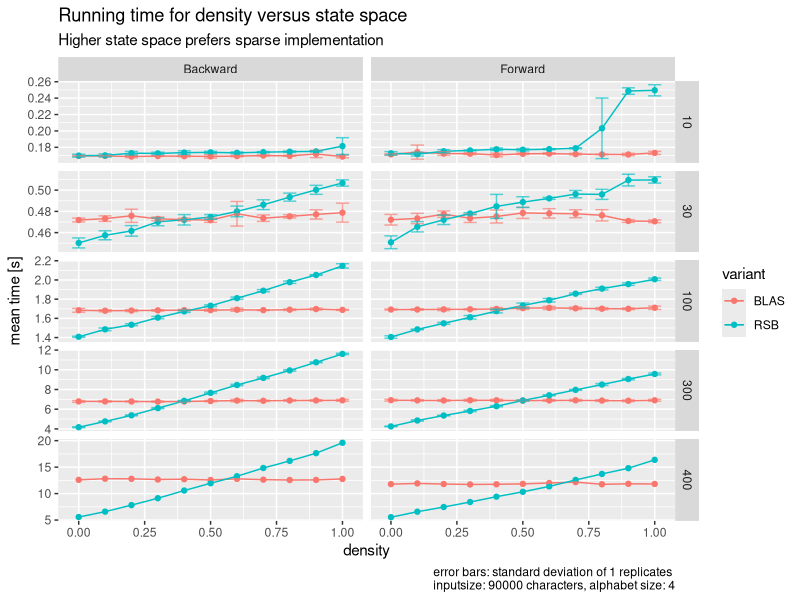
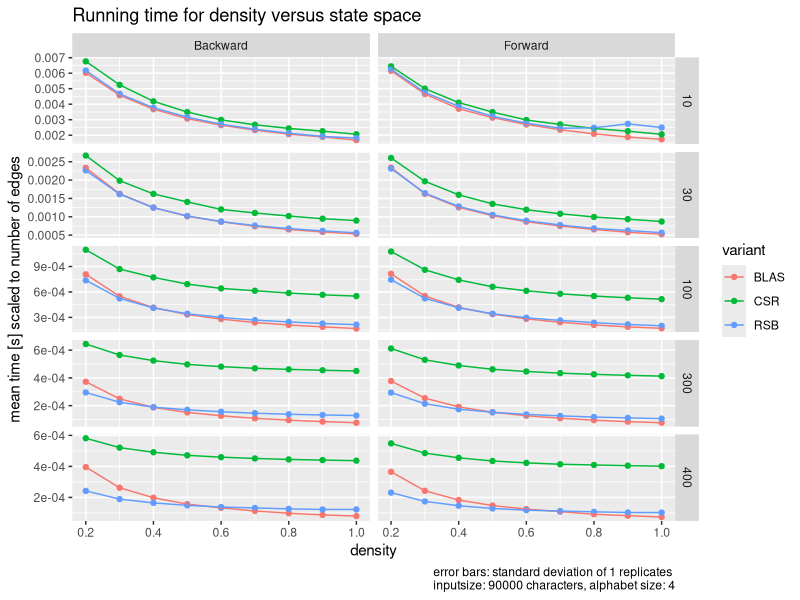
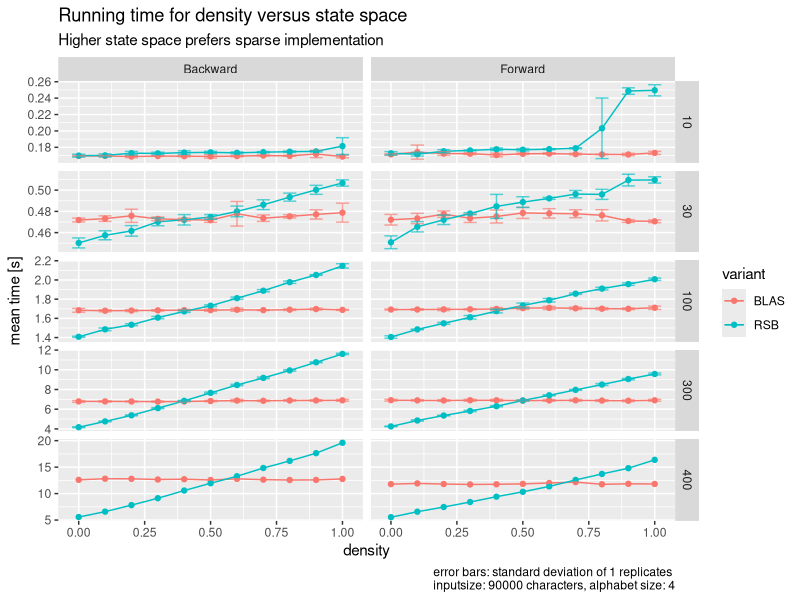
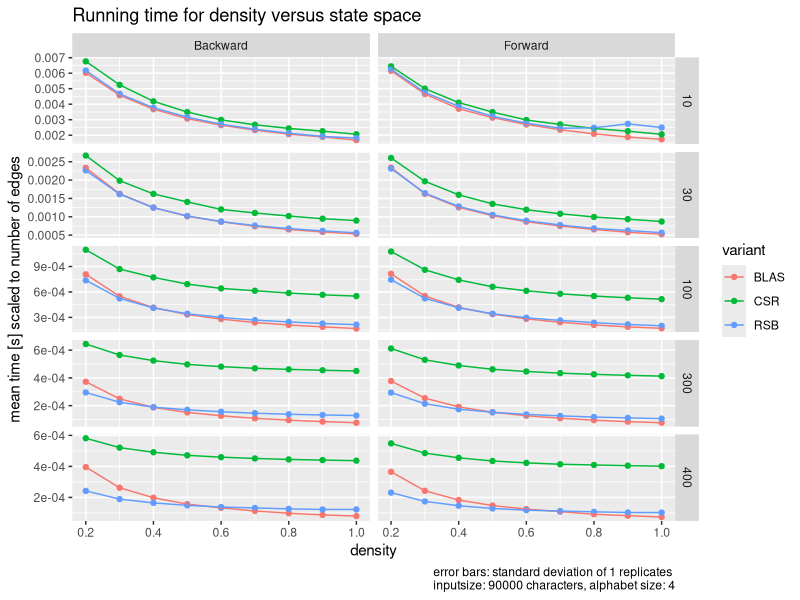

Write the R code that produced these figures, in order.
library(tidyverse)
library(ggpubr)
library(svglite)


# This is for plotting figure B
# For the algorithms Forward and Backward, we want to show that the sparse implementations are faster than the dense implementations.




setwd("~/bioinformatics/hmm/git_tc_hmmmlib/test_framework/plots")

n_edges = function(n, d) {
    # n: number of hidden states. 
    # d: density
    n+(n*n-n)*d
}



## Statesparse

#data = read_csv("../newdata/statesparse.csv", col_names = F)
#data = read_csv("../bigvs.csv", col_names = F)
data = read_csv("../data/B.csv")
names(data) = c('test',
                'observations',
                'time',
                'algorithm',
                'variant',
                'statespace')
data$algorithm = data %>% pull(algorithm) %>% recode(forward = "Forward",
                                                     backward_time = "Backward")

caption = "error bars: standard deviation of 1 replicates \ninputsize: 90000 characters, alphabet size: 4"
data_grouped = data %>%
    #filter(variant != "CSR") %>% 
    mutate(observations = 1-observations) %>% # turn sparseness into density
    group_by(observations, algorithm, variant, statespace) %>%
    summarise(mean = mean(time), sd = sd(time))

# raw
data_grouped %>% filter(variant %in% c("RSB", "BLAS")) %>% 
    ggplot(aes(observations, mean, mean, color = variant)) +
    geom_point() +
    geom_line() +
    geom_errorbar(aes(ymin = (mean - sd), ymax = (mean + sd)), width = 0.05, alpha = .65) +
    facet_grid(statespace ~ algorithm, scales = "free") +
    
    labs(
        x = "density",
        y = "mean time [s]",
        caption = caption,
        title = "Running time for density versus state space",
        subtitle = "Higher state space prefers sparse implementation"
    )
#geom_hline(yintercept = 0, alpha = 0)
ggsave("figure_B.pdf", height = 7, width = 10)



# scaled by the number of edges
data_grouped %>% filter(observations >= 0.1) %>%  ggplot(aes(observations, mean/n_edges(statespace, observations), mean, color = variant)) +
    geom_point() +
    geom_line() +
    #geom_errorbar(aes(ymin = (mean - sd), ymax = (mean + sd)), width = 0.05, alpha = .65) +
    facet_grid(statespace ~ algorithm, scales = "free") +
    labs(
        x = "density",
        y = "mean time [s] scaled to number of edges",
        caption = caption,
        title = "Running time for density versus state space"
    )
#geom_hline(yintercept = 0, alpha = 0)
ggsave("figure_B_scaled.pdf", height = 7, width = 10)
